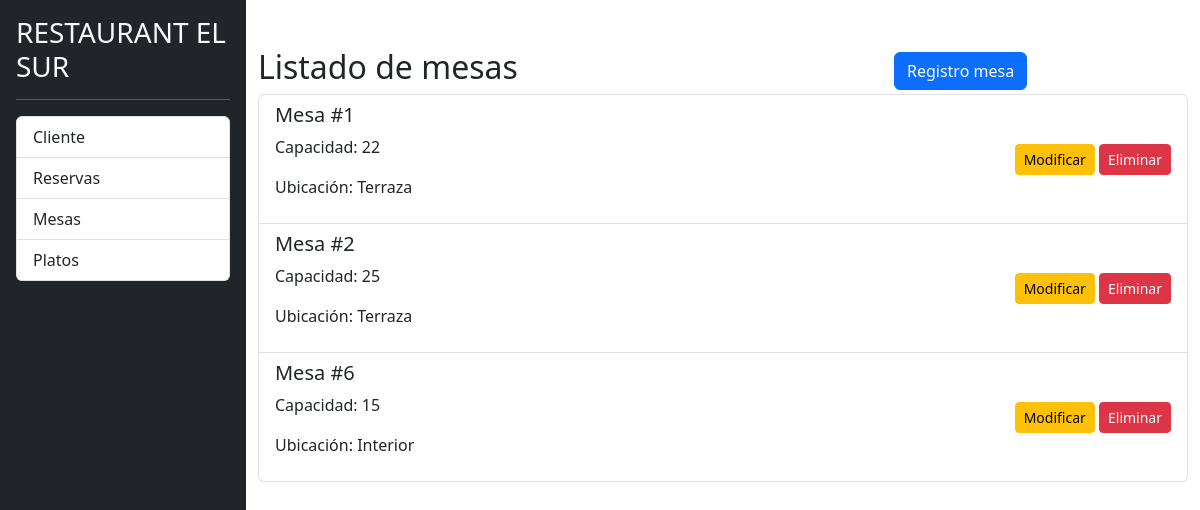
The app's page /listado_mesas.php, older data.
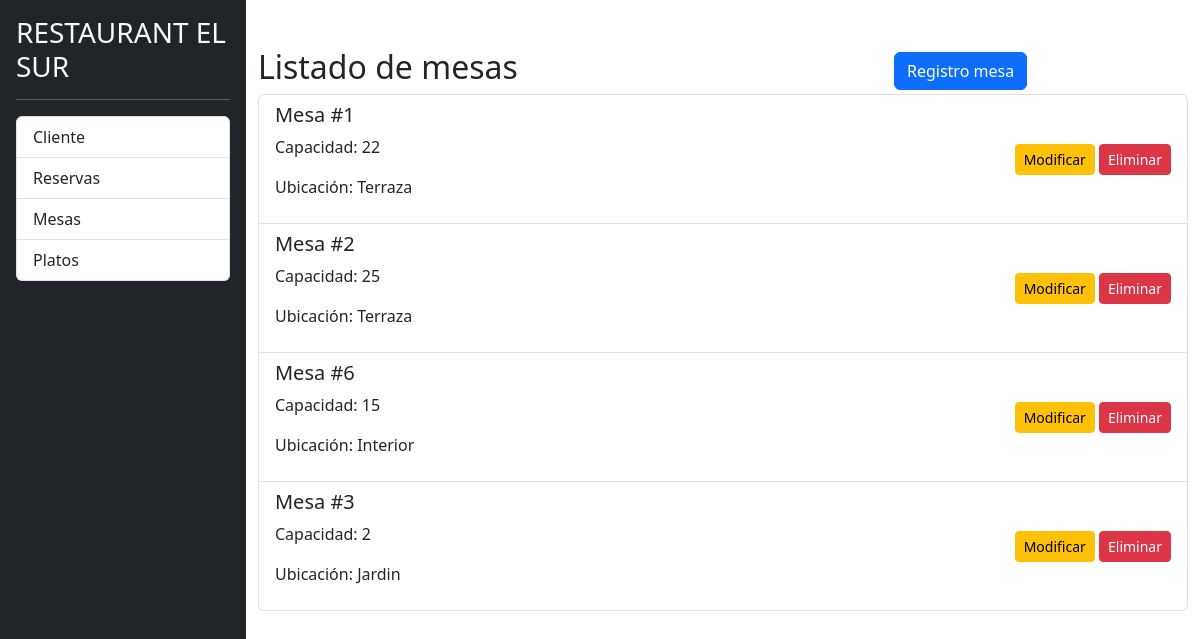
The same page, newer data.
### tables this page shows
CREATE TABLE `mesas` (
  `id` int(11) NOT NULL,
  `numero_mesa` int(11) NOT NULL,
  `capacidad` int(11) NOT NULL,
  `ubicacion` varchar(255) DEFAULT NULL
);

### listado_mesas.php (the view, shortened to what this page needs)
<?php
include 'php/conexion.php';
$sql = "SELECT id, numero_mesa, capacidad, ubicacion FROM mesas";
$resultado = $conn->query($sql);
?>
<!DOCTYPE html>
<html lang="es">
<head>
    <link rel="stylesheet" href="css/bootstrap.min.css">
    <link rel="stylesheet" href="css/styles.css" />
</head>
<body>
    <div class="d-flex">
        <div class="bg-dark border-rigth p-3" id="sidebar">
            <h3 class="text-light">RESTAURANT EL SUR</h3>
            <hr class="text-white" />
            <div class="list-group list-reset">
                <a href="listado_clientes.php" class="list-group-item list-group-item-action">Cliente</a>
                <a href="listado_reservas.php" class="list-group-item list-group-item-action">Reservas</a>
                <a href="listado_mesas.php" class="list-group-item list-group-item-action">Mesas</a>
                <a href="listado_menus.php" class="list-group-item list-group-item-action">Platos</a>
            </div>
        </div>
        <div class="container">
            <div class="row align-items-center mt-5">
                <div class="col-md-8">
                    <h2>Listado de mesas</h2>
                </div>
                <div class="col-md-4 text-right ml-auto">
                    <a href="registro_mesa.php" class="btn btn-primary">Registro mesa</a>
                </div>
            </div>
            <?php if ($resultado->num_rows > 0): ?>
                <div class="list-group">
                    <?php while ($fila = $resultado->fetch_assoc()): ?>
                        <div class="list-group-item d-flex justify-content-between align-items-center">
                            <div>
                                <h5>Mesa #<?php echo $fila['numero_mesa']; ?></h5>
                                <p>Capacidad: <?php echo $fila['capacidad']; ?></p>
                                <p>Ubicación: <?php echo $fila['ubicacion']; ?></p>
                            </div>
                            <div>
                                <a href="modificar_mesa.php?id=<?php echo $fila['id']; ?>" class="btn btn-warning btn-sm">Modificar</a>
                                <a href="eliminar_mesa.php?id=<?php echo $fila['id']; ?>" class="btn btn-danger btn-sm" onclick="return confirm('¿Estás seguro de que deseas eliminar esta mesa?');">Eliminar</a>
                            </div>
                        </div>
                    <?php endwhile; ?>
                </div>
            <?php else: ?>
                <div class="alert alert-info">No se encontraron mesas registradas.</div>
            <?php endif; ?>
        </div>
</body>
</html>

Row changes from the older to the newer data that the page shows:
added mesas: numero_mesa "3", capacidad "2", ubicacion "Jardin"
